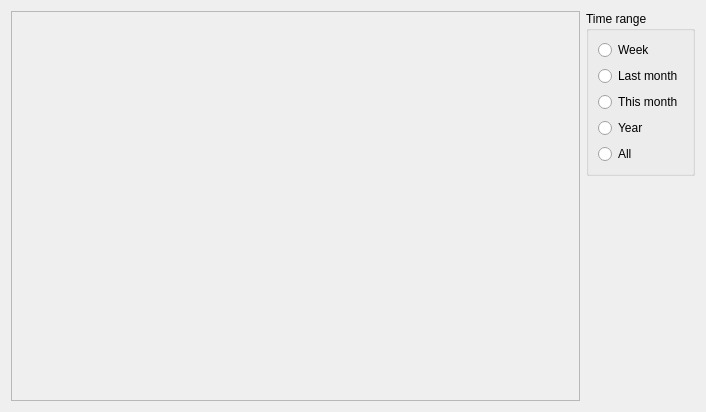
<?xml version="1.0" encoding="UTF-8"?>
<ui version="4.0">
 <class>CTranslatorStatisticsTab</class>
 <widget class="QWidget" name="CTranslatorStatisticsTab">
  <property name="geometry">
   <rect>
    <x>0</x>
    <y>0</y>
    <width>706</width>
    <height>412</height>
   </rect>
  </property>
  <property name="windowTitle">
   <string>Form</string>
  </property>
  <layout class="QHBoxLayout" name="horizontalLayout">
   <item>
    <widget class="QFrame" name="frame">
     <property name="frameShape">
      <enum>QFrame::StyledPanel</enum>
     </property>
     <property name="frameShadow">
      <enum>QFrame::Raised</enum>
     </property>
     <layout class="QVBoxLayout" name="verticalLayout">
      <property name="spacing">
       <number>2</number>
      </property>
      <property name="leftMargin">
       <number>2</number>
      </property>
      <property name="topMargin">
       <number>2</number>
      </property>
      <property name="rightMargin">
       <number>2</number>
      </property>
      <property name="bottomMargin">
       <number>2</number>
      </property>
      <item>
       <widget class="QCustomPlot" name="plot" native="true">
        <property name="sizePolicy">
         <sizepolicy hsizetype="Expanding" vsizetype="Expanding">
          <horstretch>0</horstretch>
          <verstretch>0</verstretch>
         </sizepolicy>
        </property>
       </widget>
      </item>
     </layout>
    </widget>
   </item>
   <item>
    <layout class="QVBoxLayout" name="verticalLayout_2">
     <item>
      <widget class="QGroupBox" name="groupBox">
       <property name="title">
        <string>Time range</string>
       </property>
       <layout class="QVBoxLayout" name="verticalLayout_3">
        <item>
         <widget class="QRadioButton" name="radioRangeWeek">
          <property name="text">
           <string>Week</string>
          </property>
         </widget>
        </item>
        <item>
         <widget class="QRadioButton" name="radioRangeMonth">
          <property name="text">
           <string>Last month</string>
          </property>
         </widget>
        </item>
        <item>
         <widget class="QRadioButton" name="radioRangeThisMonth">
          <property name="text">
           <string>This month</string>
          </property>
         </widget>
        </item>
        <item>
         <widget class="QRadioButton" name="radioRangeYear">
          <property name="text">
           <string>Year</string>
          </property>
         </widget>
        </item>
        <item>
         <widget class="QRadioButton" name="radioRangeAll">
          <property name="text">
           <string>All</string>
          </property>
         </widget>
        </item>
       </layout>
      </widget>
     </item>
     <item>
      <spacer name="verticalSpacer">
       <property name="orientation">
        <enum>Qt::Vertical</enum>
       </property>
       <property name="sizeHint" stdset="0">
        <size>
         <width>20</width>
         <height>40</height>
        </size>
       </property>
      </spacer>
     </item>
    </layout>
   </item>
  </layout>
 </widget>
 <customwidgets>
  <customwidget>
   <class>QCustomPlot</class>
   <extends>QWidget</extends>
   <header location="global">qcustomplot/qcustomplot.h</header>
   <container>1</container>
  </customwidget>
 </customwidgets>
 <tabstops>
  <tabstop>radioRangeWeek</tabstop>
  <tabstop>radioRangeMonth</tabstop>
  <tabstop>radioRangeThisMonth</tabstop>
  <tabstop>radioRangeYear</tabstop>
  <tabstop>radioRangeAll</tabstop>
 </tabstops>
 <resources/>
 <connections/>
</ui>
